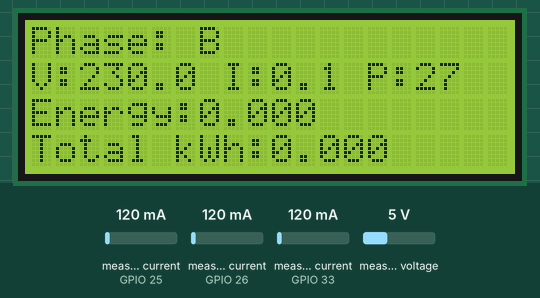
This sketch was run on a simulated ESP32. On the bench: 20×4 character LCD. The inputs (shaded band) are chosen by the test bench; at power-on: measured current (sensors on GPIO 25, GPIO 33, GPIO 26) 120 mA, measured voltage 5 V. EEPROM starts erased; what the sketch prints to the serial monitor is not drawn.

Above: at 8.2 s.
8.3 s: measured current (sensor on GPIO 25) set to 1500 mA
At 12.5 s:
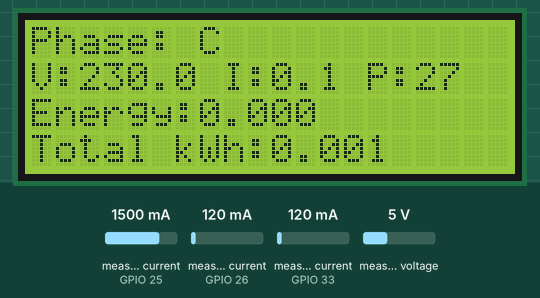
13.2 s: measured current (sensor on GPIO 33) set to 40 mA
At 16.2 s:
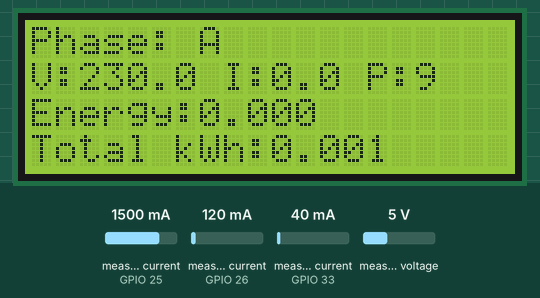
17.4 s: measured current (sensor on GPIO 26) set to 500 mA
At 21.2 s:
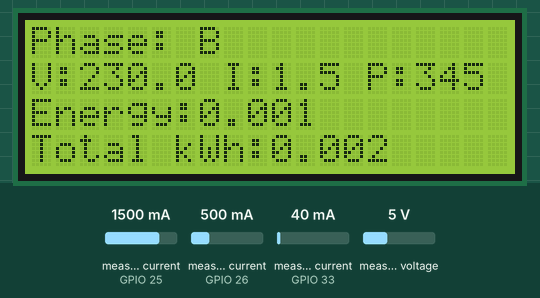
21.5 s: measured voltage set to 0.3 V
At 25.1 s:
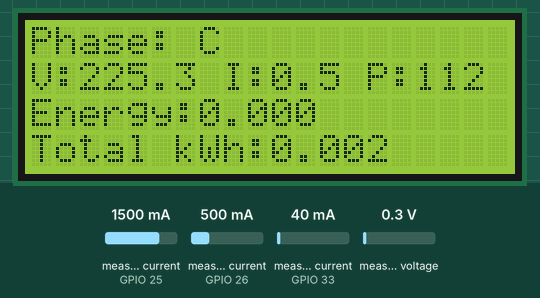
25.7 s: measured current (sensor on GPIO 25) set to 40 mA
At 28.8 s:
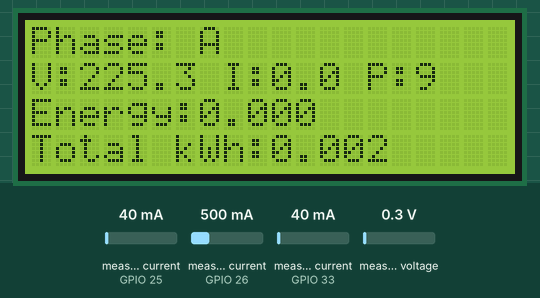
29.8 s: measured current (sensor on GPIO 33) set to 500 mA
At 33.8 s:
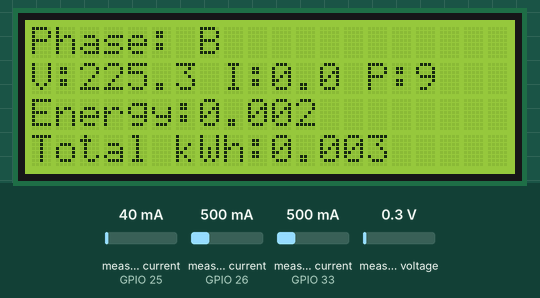
Timing chart, 0 to 35.0 s (numbered marks = the images above; inputs shaded):
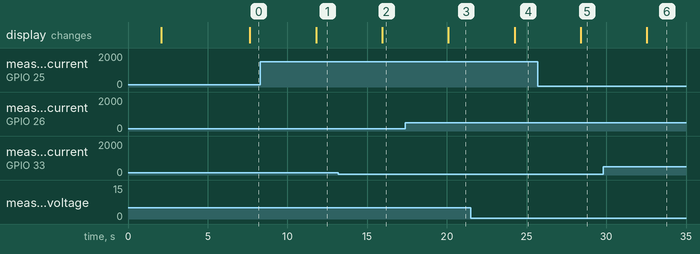

The sketch:

ESP32_3Phase_EnergyMeter.ino
```cpp
#include <Wire.h>
#include <LiquidCrystal_I2C.h>
#include <EmonLib.h>
#include <EEPROM.h>

// Phase A pins & calibration
#define V_PIN_A    34
#define I_PIN_A    33
#define V_CAL_A    83.3
#define I_CAL_A    216.4 // Optimized

// Phase B pins & calibration
#define V_PIN_B    35
#define I_PIN_B    25     // Changed for ADC1 stability
#define V_CAL_B    80.2
#define I_CAL_B    171.9// Optimized

// Phase C pins & calibration
#define V_PIN_C    32
#define I_PIN_C    26
#define V_CAL_C    85.8
#define I_CAL_C    171.9// Optimized

#define LCD_ADDR   0x3F

LiquidCrystal_I2C lcd(LCD_ADDR, 20, 4);
EnergyMonitor emonA, emonB, emonC;

float kWhA = 0, kWhB = 0, kWhC = 0;
static float prevTotalKwh = 0;

unsigned long lastCalcMillis  = 0;
unsigned long lastEEPROMWrite = 0;
unsigned long lastLCDSwitch   = 0;
int lcdPage = 0;

void printSerialHeader() {
  Serial.println();
  Serial.println("Phase |    V (V) |    I (A) |    P (W) |   kWh");
  Serial.println("------------------------------------------------");
}

void printSerialLine(char phase, float V, float I, float P, float e) {
  Serial.printf("  %c   | %7.1f   | %7.2f  | %7.1f  | %7.3f\n",
                phase, V, I, P, e);
}

void setup() {
  Serial.begin(9600);
  Wire.begin(23, 22);

  lcd.begin();
  lcd.backlight();
  lcd.setCursor(3, 1); lcd.print("3-Phase Meter");
  lcd.setCursor(4, 2); lcd.print("Booting...");
  delay(2000);
  lcd.clear();

  emonA.voltage(V_PIN_A, V_CAL_A, 1.7);
  emonA.current(I_PIN_A, I_CAL_A);
  emonB.voltage(V_PIN_B, V_CAL_B, 1.7);
  emonB.current(I_PIN_B, I_CAL_B);
  emonC.voltage(V_PIN_C, V_CAL_C, 1.7);
  emonC.current(I_PIN_C, I_CAL_C);

  EEPROM.begin(512);
  EEPROM.get(0,   kWhA);
  EEPROM.get(4,   kWhB);
  EEPROM.get(8,   kWhC);
  if (isnan(kWhA) || kWhA < 0) kWhA = 0;
  if (isnan(kWhB) || kWhB < 0) kWhB = 0;
  if (isnan(kWhC) || kWhC < 0) kWhC = 0;

  lastCalcMillis  = millis();
  lastEEPROMWrite = millis();
  lastLCDSwitch   = millis();

  printSerialHeader();
}

void loop() {
  unsigned long now = millis();

  // Improved stability with more samples and timeout
  emonA.calcVI(40, 300);
  float Va = emonA.Vrms, Ia = emonA.Irms, Pa = emonA.apparentPower;

  emonB.calcVI(40, 300);
  float Vb = emonB.Vrms, Ib = emonB.Irms, Pb = emonB.apparentPower;

  emonC.calcVI(40, 300);
  float Vc = emonC.Vrms, Ic = emonC.Irms, Pc = emonC.apparentPower;

  // Enhanced filtering to reject noise or faulty data
  if (Va < 10 || Ia < 0.05 || Ia > 100 || Pa < 1) Ia = 0;
  if (Vb < 10 || Ib < 0.05 || Ib > 100 || Pb < 1) Ib = 0;
  if (Vc < 10 || Ic < 0.05 || Ic > 100 || Pc < 1) Ic = 0;

  // Calculate elapsed time in hours for energy calculation
  float dtHours = (now - lastCalcMillis) / 3600000.0;
  kWhA += Pa * dtHours / 1000.0;
  kWhB += Pb * dtHours / 1000.0;
  kWhC += Pc * dtHours / 1000.0;
  lastCalcMillis = now;

  float totalKwh = kWhA + kWhB + kWhC;

  // Write energy to EEPROM every 5 minutes if needed
  if (now - lastEEPROMWrite >= 300000 && (totalKwh - prevTotalKwh) >= 0.005) {
    EEPROM.put(0,   kWhA);
    EEPROM.put(4,   kWhB);
    EEPROM.put(8,   kWhC);
    EEPROM.commit();
    prevTotalKwh    = totalKwh;
    lastEEPROMWrite = now;
  }

  // Print to Serial
  printSerialLine('A', Va, Ia, Pa, kWhA);
  printSerialLine('B', Vb, Ib, Pb, kWhB);
  printSerialLine('C', Vc, Ic, Pc, kWhC);
  Serial.println("------------------------------------------------");
  Serial.printf("Total kWh: %7.3f\n", totalKwh);

  // Display update—unchanged UI
  if (now - lastLCDSwitch >= 3000) {
    lastLCDSwitch = now;
    lcdPage = (lcdPage + 1) % 3;
    lcd.clear();

    switch (lcdPage) {
      case 0:
        lcd.setCursor(0, 0); lcd.print("Phase: A");
        lcd.setCursor(0, 1);
          lcd.print("V:"); lcd.print(Va,1);
          lcd.print(" I:"); lcd.print(Ia,1);
          lcd.print(" P:"); lcd.print((int)Pa);
        lcd.setCursor(0, 2);
          lcd.print("Energy:"); lcd.print(kWhA,3);
        lcd.setCursor(0, 3);
          lcd.print("Total kWh:"); lcd.print(totalKwh,3);
        break;

      case 1:
        lcd.setCursor(0, 0); lcd.print("Phase: B");
        lcd.setCursor(0, 1);
          lcd.print("V:"); lcd.print(Vb,1);
          lcd.print(" I:"); lcd.print(Ib,1);
          lcd.print(" P:"); lcd.print((int)Pb);
        lcd.setCursor(0, 2);
          lcd.print("Energy:"); lcd.print(kWhB,3);
        lcd.setCursor(0, 3);
          lcd.print("Total kWh:"); lcd.print(totalKwh,3);
        break;

      case 2:
        lcd.setCursor(0, 0); lcd.print("Phase: C");
        lcd.setCursor(0, 1);
          lcd.print("V:"); lcd.print(Vc,1);
          lcd.print(" I:"); lcd.print(Ic,1);
          lcd.print(" P:"); lcd.print((int)Pc);
        lcd.setCursor(0, 2);
          lcd.print("Energy:"); lcd.print(kWhC,3);
        lcd.setCursor(0, 3);
          lcd.print("Total kWh:"); lcd.print(totalKwh,3);
        break;
    }
  }
}
```

Measured:
- after the input at 8.3 s, the display: changes after 3.5 s (image 1)
- after the input at 13.2 s, the display: changes after 2.7 s (image 2)
- after the input at 17.4 s, the display: changes after 2.7 s (image 3)
- after the input at 21.5 s, the display: changes after 2.7 s (image 4)
- after the input at 25.7 s, the display: changes after 2.7 s (image 5)
- after the input at 29.8 s, the display: changes after 2.7 s (image 6)
